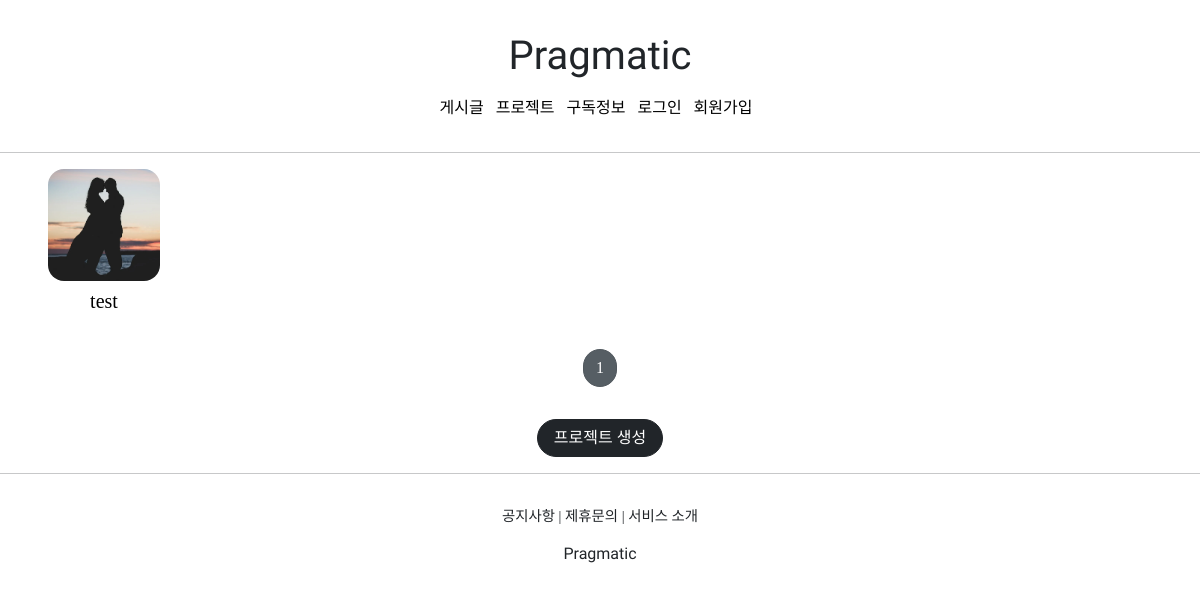
/projects/list/, run on the app's committed database.
### projectapp/models.py (models this page shows, shortened)
class Project(models.Model):
    image = models.ImageField(upload_to='project/', null=False)
    title = models.CharField(max_length=20, null=False)
    description = models.TextField(max_length=200, null=True)
    created_at = models.DateTimeField(auto_now=True)

### projectapp/views.py (the view)
# urls.py: path('list/', ProjectListView.as_view(), name='list'),
class ProjectListView(ListView):
    model = Project
    context_object_name = 'project_list'
    template_name = 'projectapp/list.html'
    paginate_by = 25

### projectapp/templates/projectapp/list.html (shortened to what this page needs)
{% extends 'base.html' %}
{% load static %}
{% block content %}
    {% if project_list %}
    <div class="container">
      {% for project in project_list %}
        <a href="{% url 'projectapp:detail' pk=project.pk %}">
            {% include 'snippets/card_project.html' with project=project %}
        </a>
      {% endfor %}
    </div>
    {% else %}
    <div class="text-center">
        <h1>아직 프로젝트가 없습니다!!</h1>
    </div>
    {% endif %}
    {% include 'snippets/pagination.html' with page_obj=page_obj %}
    <div style="text-align: center">
        <a href="{% url 'projectapp:create' %}" class="btn btn-dark rounded-pill mt-3 md-3 px-3">
            프로젝트 생성
        </a>
    </div>
{% endblock %}

### templates/snippets/card_project.html
<div style="display: block; text-align: center;">
    <img src="{{ project.image.url }}" alt="">
    <h5 class="mt-2" style="font-family: 'NanumSquareB';">
        {{ project.title | truncatechars:8 }}
    </h5>
</div>

### static/base.css (style rules this page uses)
a { color: black; text-decoration: none; }

### projectapp/templates/projectapp/list.html (style rules this page uses)
.container { padding: 0; margin: 0 auto; }
.container div { display: flex; justify-content: center; align-items: center; border-radius: 1rem; }
.container img { width: 7rem; height: 7rem; object-fit: cover; border-radius: 1rem; }

### data on the page
Project: image (picture), title "test"

### other printed values
{{ page_obj.number }} "1"
